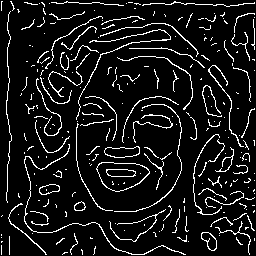
#> input picture TP/spur.tif, 256 x 256 px
$ python PITP_5.py
#> lines starting #> are read from the running program, lines starting #| are printed output that depends on the picture; after the words box and inside, x2 and y2 are one past the last pixel; in counts of white or black regions, pixels touching at a corner belong together
import os
import numpy as np
from imageio import imread, imwrite
import matplotlib.pyplot as plt
from skimage.morphology import disk, rectangle, diamond, binary_erosion, binary_opening, skeletonize, reconstruction
from scipy import ndimage

# para eliminar as linhas soltas temos de fazer, progressivamente, as extremidades


plt.close('all')

laptop='C:/Users/Eow/Desktop/Mestrado/PDI/TP'
pc='C:/Users/silam/OneDrive/Desktop/Mestrado/PDI/TP'

os.chdir(pc)

#%%
#Exercicio 1

def hnt(f, tipo):
    out = np.zeros(f.shape).astype(bool)
    if tipo == 'extremidades':

   #construcao do elememto estruturante e criar um elemento que me veja os cantos
        b1 = np.array([[ 0,0 ,0 ],
                      [ 0, 1,0 ],
                      [ 0, 1, 0]])

        #Complementar do b1
        b2 = np.array([[ 1, 1, 1],
                      [ 1, 0, 1],
                      [ 0, 0, 0]])  #os 0 desta linha na posicao 1 e 3 é indiferente pq continua a ser uma extremidade
         #construcao do elememto estruturante e criar um elemento que me veja os cantos
        b3 = np.array([[ 0,0 ,0 ],
                      [ 0, 1,0 ],
                      [ 1, 0, 0]])

        #Complementar do b1
        b4 = np.array([[ 1, 1, 1],
                      [ 1, 0, 1],
                      [ 0, 1, 1]])


        for i in range(4):
            e1 = binary_erosion(f, np.rot90(b1,i))
            e2 = binary_erosion(~f, np.rot90(b2,i))
            e3 = binary_erosion(f, np.rot90(b3,i))
            e4 = binary_erosion(~f, np.rot90(b4,i))
            out = out | (e1 & e2)
            out = out | (e3 & e4)


    elif tipo == 'isolados':

         #construcao do elememto estruturante e criar um elemento que me veja os cantos
        b1 = np.array([[ 0,0 ,0 ],
                      [ 0, 1,0 ],
                      [ 0, 0, 0]])

        #Complementar do b1
        b2 = np.array([[ 1, 1, 1],
                      [ 1, 0, 1],
                      [ 1, 1, 1]])
        e1 = binary_erosion(f,b1)
        e2 = binary_erosion(~f,b2)
        out = out | (e1 & e2)

    else:
        return 0

    return out


f = imread('spur.tif')> 0
#> f: shape (256, 256) bool; 9.1% white in thin lines or dots


#isolados = hnt(f, 'isolados')

f1 = np.copy(f)
extremidades=1
while (np.sum(extremidades))>0:
   extremidades = hnt(f1, 'extremidades')
   # extremidades = hnt(f1, 'isolados')
   final = f1 & ~extremidades
   f1 = np.copy(final)
#> f1: shape (256, 256) bool; 1.7% white in thin lines or dots

iso = hnt(f1, 'isolados')
#> iso: shape (256, 256) bool; 0.22% white in thin lines or dots

isolados = f1 &~iso
#> isolados: shape (256, 256) bool; 1.5% white in thin lines or dots, all inside (x1, y1, x2, y2) = (20, 1, 254, 251)


plt.figure()


img=reconstruction(isolados,f)
#> img: shape (256, 256) float64; values 0 (black) and 1 (white), 4.5% white in thin lines or dots
img1=reconstruction(f1,f)>0
#> img1: shape (256, 256) bool; 7.7% white in thin lines or dots
img2=img1&~iso
#> img2: shape (256, 256) bool; 7.4% white in thin lines or dots

plt.subplot(231); plt.imshow(f, 'gray'); plt.title('Inicial'); plt.axis('off')
plt.subplot(232); plt.imshow(final, 'gray'); plt.title('Final sem extremidades'); plt.axis('off')
plt.subplot(233); plt.imshow(isolados, 'gray'); plt.title('Final sem os pontos isolados'); plt.axis('off')
plt.subplot(234); plt.imshow(img, 'gray'); plt.title('Reconstrucao Isolados'); plt.axis('off')
plt.subplot(235); plt.imshow(img1, 'gray'); plt.title('Reconstrucao Extremidades'); plt.axis('off')
plt.subplot(236); plt.imshow(img2, 'gray'); plt.title('Reconstrucao Extremidades and Not Iso'); plt.axis('off')
#%%
#Exercicio 2

F4=imread('binary_file.tif')>0
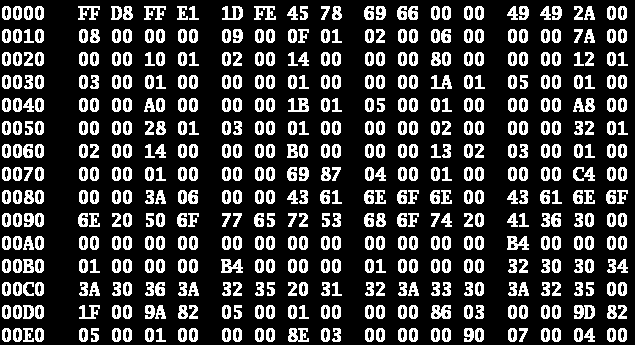
#> input picture TP/binary_file.tif, 635 x 345 px
#> F4: shape (345, 635) bool; 22.2% white; 529 white regions, largest, box (x1, y1, x2, y2) and area: (431, 305, 451, 319) 206, (507, 236, 529, 250) 197, (221, 259, 243, 273) 197

#n nr de objectos binarios que existem na imagem
#nrs de euler dos objetos da imagem
L, n = ndimage.measurements.label(F4)
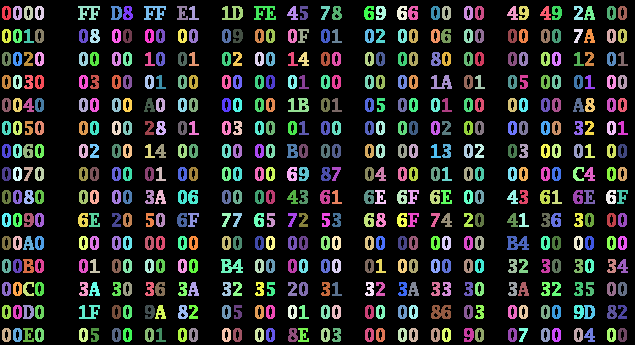
#> L: shape (345, 635) int32; 531 distinct labels, from 0 to 530; one colour per label, 0 black
#> n = 530
eu= np.arange(n)
#> eu = 530 values from 0 to 529
E=np.zeros(F4.shape)
for i in range(1,n+1):
   bw= L==i
   _, n = ndimage.measurements.label(np.logical_not(bw))
   eu[i-1]=1-(n-1)
   if eu[i-1]==0:
       eu[i-1]=2
   E=E+bw*eu[i-1]
#> this loop made 530 passes
#> n on passes 1 to 3: 2, 2, 2
#> pass 1, `bw= L==i`:
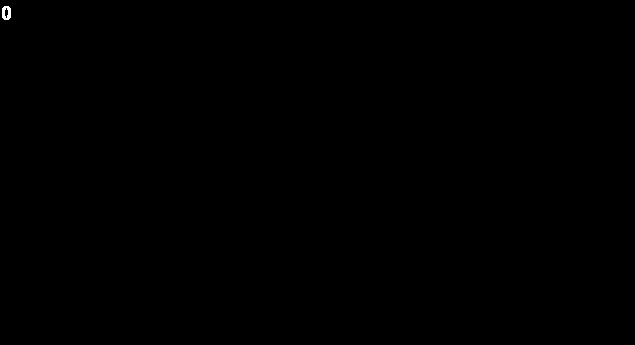
#> bw: shape (345, 635) bool; 0.04% white; 1 white region, box (x1, y1, x2, y2) and area: (2, 6, 11, 20) 93
#> after the loop:
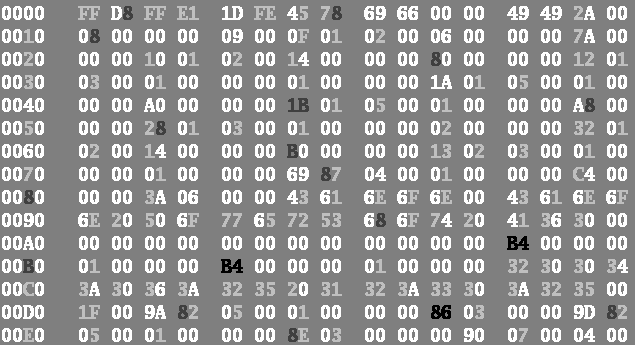
#> E: shape (345, 635) float64; min -2, max 2, mean 0.367; drawn with min black and max white
#> after the loop: bw: shape (345, 635) bool; 0.04% white; 1 white region, box (x1, y1, x2, y2) and area: (618, 328, 627, 342) 93
#> after the loop, eu = 530 values, max 2 at index 0, min -2 at index 382, mean 1.66

plt.figure()
plt.subplot(231); plt.imshow(F4, 'gray'); plt.title('Inicial'); plt.axis('off')
plt.subplot(232); plt.imshow(E); plt.title('E'); plt.axis('off')


#%%

# Exercicio3

F1=imread('cxhull1.tif')>0
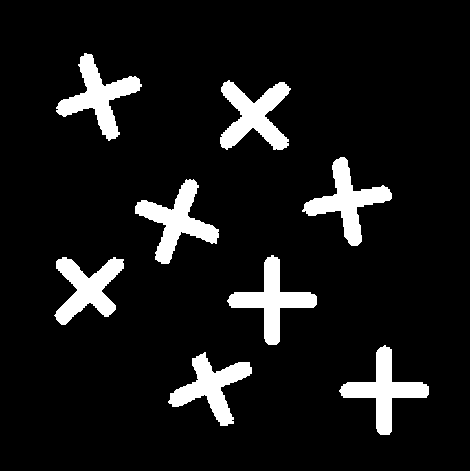
#> input picture TP/cxhull1.tif, 470 x 471 px
#> F1: shape (471, 470) bool; 9% white; 8 white regions, largest, box (x1, y1, x2, y2) and area: (220, 80, 291, 150) 2584, (135, 179, 219, 264) 2584, (56, 53, 142, 141) 2556

Df=ndimage.distance_transform_edt(F1==0)
L,n=ndimage.measurements.label(F1)
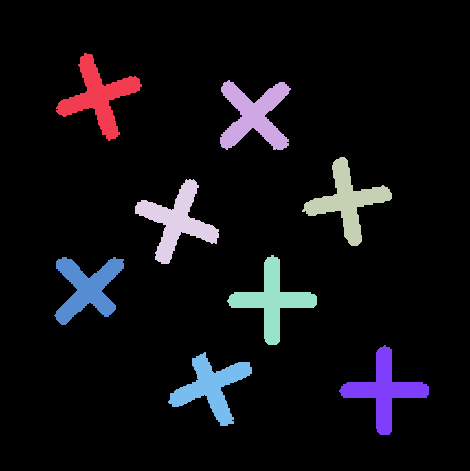
#> L: shape (471, 470) int32; 9 distinct labels, from 0 to 8; one colour per label, 0 black
#> n = 8
Skiz=np.zeros(F1.shape).astype(bool)
m=disk(1)

#calcular n com funcao label
for i in range (1,n+1):
    Di= ndimage.distance_transform_edt(~(L==i))
    Iz= binary_erosion(Df==Di,m)
    Skiz= Skiz | Iz
#> Skiz: shape (471, 470) bool; 98.6% white; black in thin lines or dots


t2=skeletonize(~(Skiz))
#> t2: shape (471, 470) bool; 0.73% white in thin lines or dots
t1=~t2&~F1
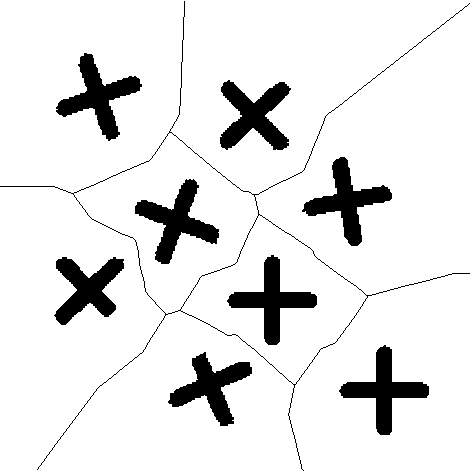
#> t1: shape (471, 470) bool; 90.2% white; 9 black regions, largest, box (x1, y1, x2, y2) and area: (220, 80, 291, 150) 2584, (135, 179, 219, 264) 2584, (56, 53, 142, 141) 2556

plt.figure()
plt.subplot(231); plt.imshow(F1); plt.title('Inicial'); plt.axis('off')
plt.subplot(232); plt.imshow(Df); plt.title('Df'); plt.axis('off')
plt.subplot(233); plt.imshow(Skiz); plt.title('.'); plt.axis('off')
plt.subplot(234); plt.imshow(t2); plt.title('.'); plt.axis('off')
plt.subplot(235); plt.imshow(t1); plt.title('.'); plt.axis('off')
